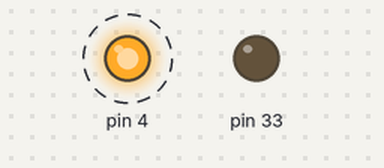
A program run on a simulated MicroPython board. Parts: output pins drawn as LEDs (lit = HIGH). Dashed ring = blinking. At 6.4 s the program stops and its outputs stay as they are.

Above: at 0.15 s.
At 2.75 s:
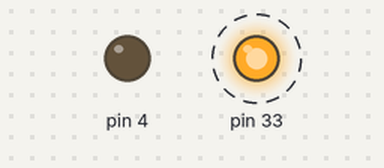
Timing chart, 0 to 3.0 s (numbered marks = the images above):
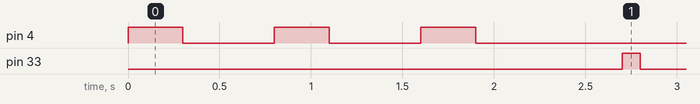

The program:

funtion1.py
```python
from machine import Pin
import time

ON = True
OFF = False

def blink_once(times, pin_no, ms_on, ms_off):
    flash = Pin(pin_no, Pin.OUT, value=0)
    for i in range(times):
        if pin_no == 4:
            flash.value(ON)
            time.sleep_ms(ms_on)
            flash.value(OFF)
            time.sleep_ms(ms_off)
        else:
            flash.value(OFF)
            time.sleep_ms(ms_on)
            flash.value(ON)
            time.sleep_ms(ms_off)

blink_once(3, 4, 300, 500)
blink_once(10, 33, 300, 100)
```

Measured:
- by itself, pin 4: alternates HIGH for 0.30 s and LOW for 0.50 s, 6 changes in all, then stays LOW
- by itself, pin 33: LOW → HIGH at 2.7 s, → LOW 0.10 s later, → HIGH 0.30 s later, → LOW 0.10 s later, … (19 changes in this stretch)
